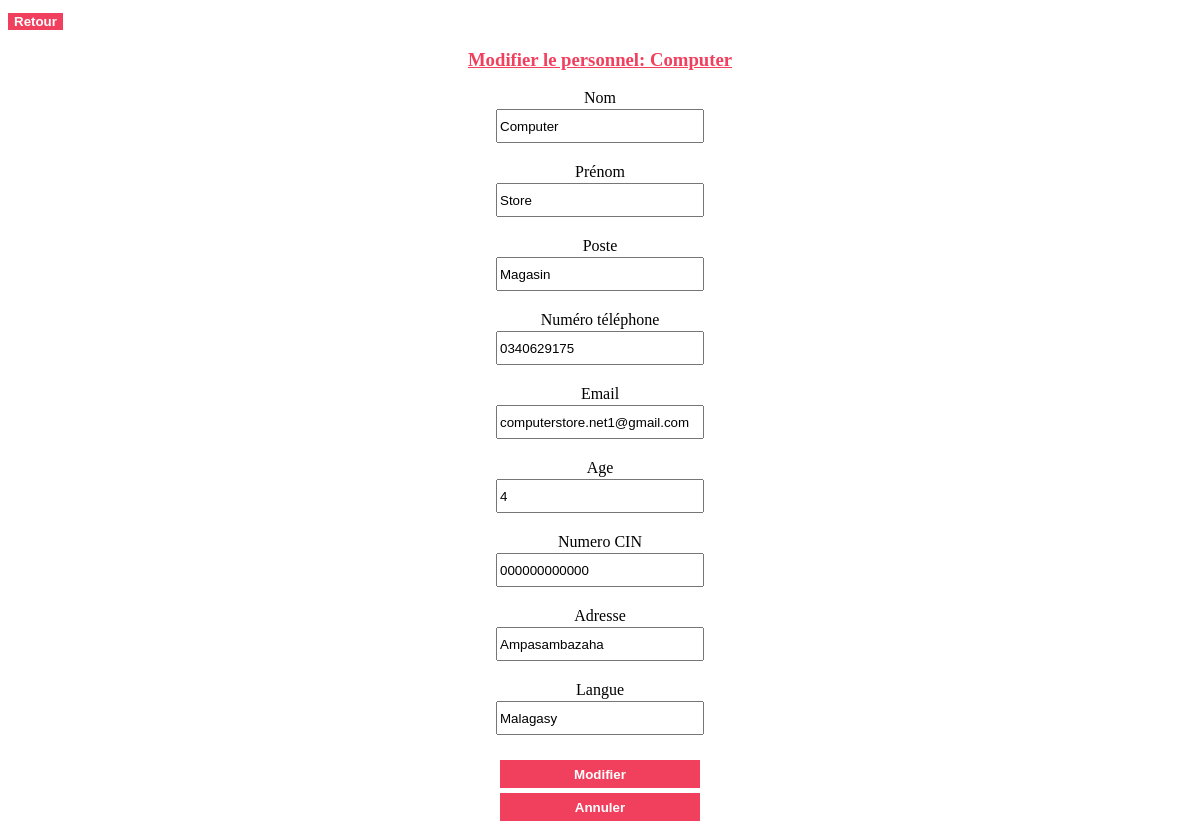
The app's page /Admin/personnel/modifier.php?id=1 with its own data.
### tables this page shows
CREATE TABLE IF NOT EXISTS `personnel` (
  `numero_personnel` int NOT NULL AUTO_INCREMENT,
  `nom` varchar(100) DEFAULT NULL,
  `prenom` varchar(100) DEFAULT NULL,
  `poste` varchar(50) NOT NULL,
  `numero_telephone` varchar(13) DEFAULT NULL,
  `email` varchar(150) DEFAULT NULL,
  `age` int NOT NULL,
  `numero_cin` varchar(12) NOT NULL,
  `adresse` varchar(50) NOT NULL,
  `langue` varchar(20) NOT NULL,
  `date_creation` date NOT NULL,
  `image` varchar(255) NOT NULL,
  PRIMARY KEY (`numero_personnel`)
);

### Admin/personnel/modifier.php (the view, shortened to what this page needs)
<!DOCTYPE html>
<html lang="en">
<head>
    <link rel="stylesheet" href="input.css">
</head>
<body>
        <a href="liste_personnel.php"><button id="button">Retour</button></a>
    <center>
<?php
        $db = mysqli_connect('localhost', 'root', '','amelioration_stage') or die('could not connect to database');
        $id = $_GET['id'];
        $req = mysqli_query($db, "SELECT * FROM personnel WHERE numero_personnel = $id");
        $row = mysqli_fetch_assoc($req);
    ?>
    <div class="formulaire">
        <h3>Modifier le personnel: <?=$row['nom']?></h3>
        <form action="" method="post">
            <label>Nom</label>
            <input type="text" name="nom" value="<?=$row['nom']?>" required><br>
            <label>Prénom</label>
            <input type="text" name="prenom" value="<?=$row['prenom']?>"><br>
            <label>Poste</label>
            <input type="text" name="poste" value="<?=$row['poste']?>" required><br>
            <label>Numéro téléphone</label>
            <input type="text" name="numero_telephone" value="<?=$row['numero_telephone']?>" required><br>
            <label>Email</label>
            <input type="email" name="email" value="<?=$row['email']?>" required><br>
            <label>Age</label>
            <input type="number" name="age" value="<?=$row['age']?>" required><br>
            <label>Numero CIN</label>
            <input type="number" name="numero_cin" value="<?=$row['numero_cin']?>" required><br>
            <label>Adresse</label>
            <input type="adresse" name="adresse" value="<?=$row['adresse']?>" required><br>
            <label>Langue</label>
            <input type="text" name="langue" value="<?=$row['langue']?>" required><br>
            <input type="submit" value="Modifier" name="btn" id="button">
            <input type="reset" value="Annuler" id="button">
        </form>
    </div></center>
</body>
</html>

### Admin/personnel/input.css (style rules this page uses)
input { display: block; width: 200px; height: 28px; margin: 2px; }
h3 { font-weight: bold; color: rgb(241, 64, 94); text-decoration: underline; }
#button { background-color: rgb(241, 64, 94); border:none; color:white; font-weight:bold; margin-top: 5px; }

### records on screen
personnel: nom "Computer", prenom "Store", poste "Magasin", numero_telephone "0340629175", email "computerstore.net1@gmail.com", age "4", numero_cin "000000000000", adresse "Ampasambazaha", langue "Malagasy"
